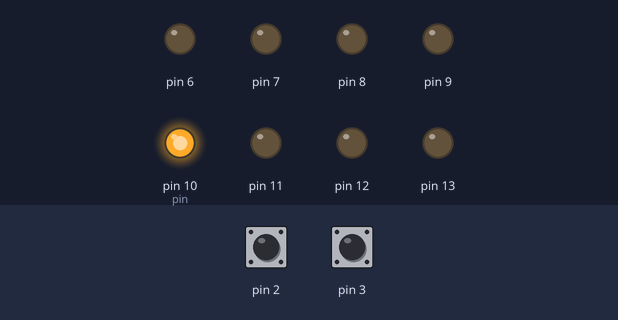
Simulated run of this sketch. Board: Arduino Uno, built with avr-gcc and run on an emulated ATmega328P. On the bench: output pins drawn as LEDs (lit = HIGH). Inputs (shaded band) come from the test bench; at power-on: pin 2 LOW, pin 3 HIGH.

Above: at 1.2 s.
1.3 s: pin 2 driven HIGH
At 2.5 s:
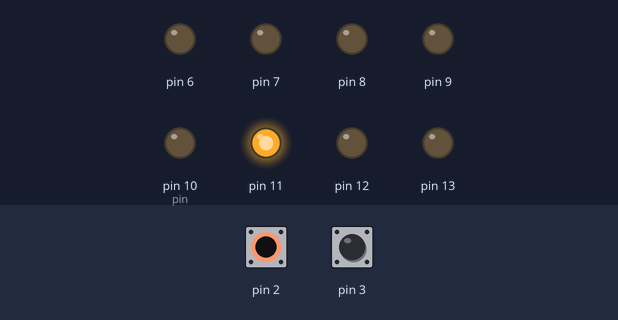
2.8 s: pin 2 pulsed LOW 2 times (0.12 s each, 0.3 s apart)
At 4.0 s:
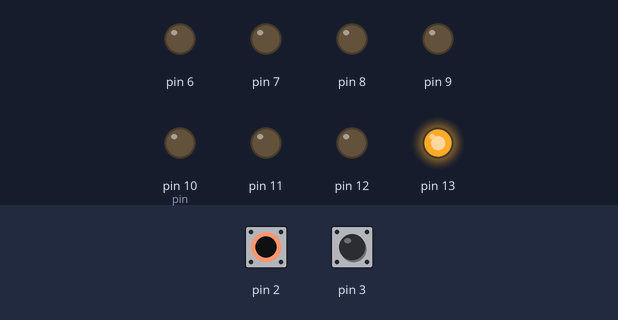
4.9 s: pin 3 pulsed LOW 5 times (0.12 s each, 0.3 s apart)
At 7.5 s:
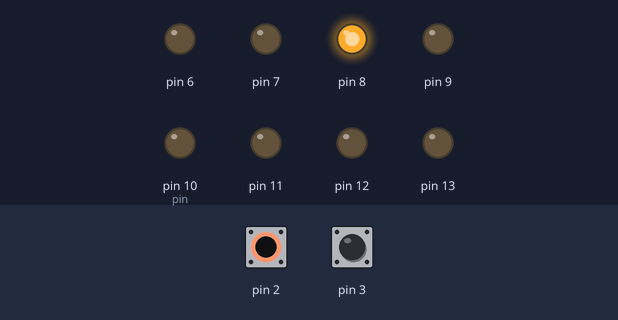
Timing chart, 0 to 9.0 s (numbered marks = the images above; inputs shaded):
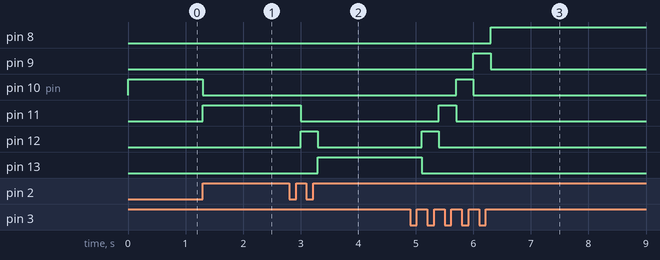

Measured:
- after the input at 1.3 s, pin 10 (pin): HIGH → LOW at once; pin 11: LOW → HIGH at once
- after the input at 2.8 s, pin 11: HIGH → LOW after 0.20 s; pin 12: LOW → HIGH after 0.20 s, → LOW 0.30 s later; pin 13: LOW → HIGH after 0.50 s
- after the input at 4.9 s, pin 8: LOW → HIGH after 1.4 s; pin 9: LOW → HIGH after 1.1 s, → LOW 0.30 s later; pin 10 (pin): LOW → HIGH after 0.80 s, → LOW 0.30 s later; pin 11: LOW → HIGH after 0.50 s, → LOW 0.30 s later; pin 12: LOW → HIGH after 0.20 s, → LOW 0.30 s later

The sketch:

ARD_PULSADORES_DESPLAZAMIENTO____________E12B.ino
```cpp
byte pin=10;
void setup() {
   for(byte i=6;i<=13;i++){pinMode(i,OUTPUT);}
   pinMode(3,INPUT);
   pinMode(2,INPUT);
}
void loop() {
   digitalWrite(pin,HIGH);
   while(digitalRead(3)==HIGH && digitalRead(2)==HIGH){delay(100);}
   if(digitalRead(3)==LOW){
      while(digitalRead(3)==LOW){delay(100);}
      digitalWrite(pin,LOW);  //apago ese led, y luego , segun el pulsador que presione pin-- para que se prenda el next led.
      if(pin>6)
         pin--;
   }
   if(digitalRead(2)==LOW){
      while(digitalRead(2)==LOW){delay(100);}
      digitalWrite(pin,LOW);
      if(pin<13)
         pin++;
   }
}
```
